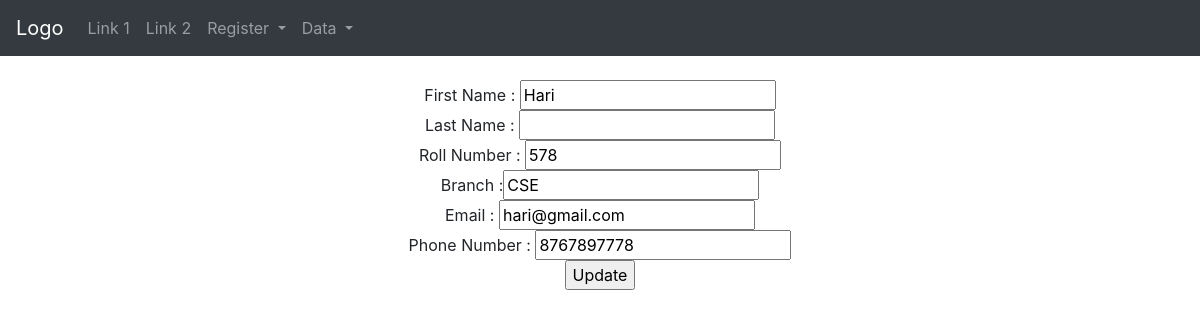
The page /student/edit/2 on the database its author committed.
### student/models.py (models this page shows, shortened)
class Student_Register(models.Model):
	branches = (
		('ece','ECE'),
		('cse','CSE'),
		('it','IT'),
		('mech','MECH')
		)
	First_name = models.CharField(max_length=20)
	Last_name = models.CharField(max_length=15,blank=True,null=True)
	Roll_No = models.CharField(max_length=15)
	Branch = models.CharField(max_length=5,choices=branches)
	Email = models.EmailField(unique=True)
	Phone = models.CharField(max_length=10, help_text='Enter your 10 digit mobile number')
	class Meta:
		db_table = 'Students_data'

### student/views.py (the view, shortened to what this page needs)
# urls.py: path('edit/<int:num>', views.update, name='student_update'),
def update(request,num):
	obj = Student_Register.objects.get(id=num)
	return render(request,'student/update_student.html',{'data':obj})

### student/templates/student/update_student.html (shortened to what this page needs)
{% extends 'student/base.html' %}
	{% block content %}
<form method='POST' align = 'center'>
	First Name : <input type="text" name="fname" value="{{ data.First_name }}"><br>
	Last Name : <input type="text" name="lname" value="{{ data.Last_name }}"><br>
	Roll Number : <input type="text" name="roll" value="{{ data.Roll_No }}"><br>
	Branch :<input type="text" name="branch" value="{{ data.Branch }}"><br>
	Email : <input type="email" name="mail" value="{{ data.Email }}"><br>
	Phone Number : <input type="text" name="phone" value="{{ data.Phone }}"><br>
	<input type="submit" value="Update">
</form>
{% endblock %}

### rows shown on the page
Student_Register: fname "Hari", roll "578", branch "CSE", mail "hari@gmail.com", phone "8767897778"
